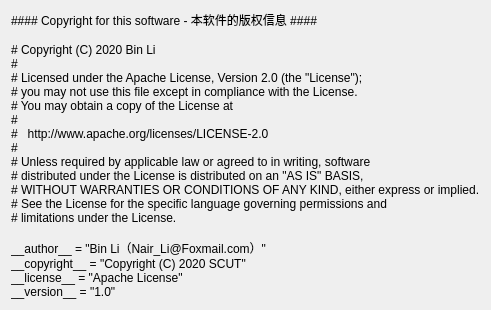
<?xml version="1.0" encoding="UTF-8"?>
<ui version="4.0">
 <class>Form</class>
 <widget class="QWidget" name="Form">
  <property name="geometry">
   <rect>
    <x>0</x>
    <y>0</y>
    <width>468</width>
    <height>307</height>
   </rect>
  </property>
  <property name="windowTitle">
   <string>Form</string>
  </property>
  <layout class="QGridLayout" name="gridLayout">
   <item row="0" column="0">
    <widget class="QLabel" name="label">
     <property name="text">
      <string>#### Copyright for this software - 本软件的版权信息 ####

# Copyright (C) 2020 Bin Li
#
# Licensed under the Apache License, Version 2.0 (the &quot;License&quot;);
# you may not use this file except in compliance with the License.
# You may obtain a copy of the License at
#
#   http://www.apache.org/licenses/LICENSE-2.0
#
# Unless required by applicable law or agreed to in writing, software
# distributed under the License is distributed on an &quot;AS IS&quot; BASIS,
# WITHOUT WARRANTIES OR CONDITIONS OF ANY KIND, either express or implied.
# See the License for the specific language governing permissions and
# limitations under the License.

__author__ = &quot;Bin Li（Nair_Li@Foxmail.com）&quot;
__copyright__ = &quot;Copyright (C) 2020 SCUT&quot;
__license__ = &quot;Apache License&quot;
__version__ = &quot;1.0&quot;</string>
     </property>
     <property name="alignment">
      <set>Qt::AlignLeading|Qt::AlignLeft|Qt::AlignTop</set>
     </property>
    </widget>
   </item>
  </layout>
 </widget>
 <resources/>
 <connections/>
</ui>
